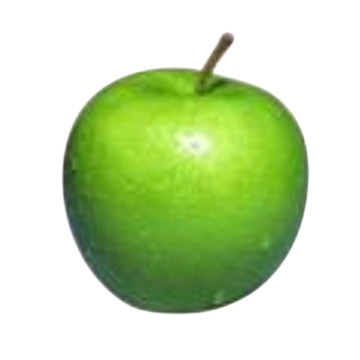
#> input picture contours_convex_hull_convexity/apple.jpg, 360 x 360 px
$ python image_moments.py
#> lines starting #> are read from the running program, lines starting #| are printed output that depends on the picture; after the words box and inside, x2 and y2 are one past the last pixel; in counts of white or black regions, pixels touching at a corner belong together
import cv2
import numpy  as  np

img = cv2.imread("apple.jpg")
#> img is the input picture: shape (360, 360, 3); mean B, G, R 177.5, 221.6, 200.8
gray = cv2.cvtColor(img , cv2.COLOR_BGR2GRAY)
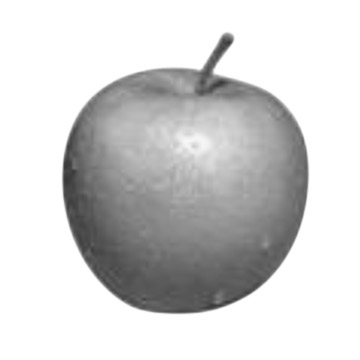
#> gray: shape (360, 360); min 54, max 255, mean 210.4
_, thresh = cv2.threshold(gray , 127,255,cv2.THRESH_BINARY)
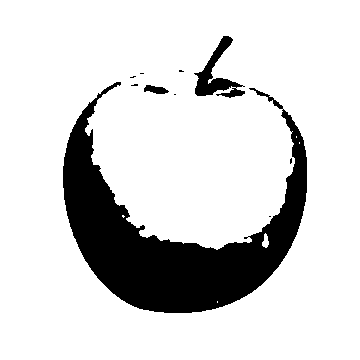
#> thresh: shape (360, 360); 84.1% white; 10 black regions (7 under 20 px), largest, box (x1, y1, x2, y2) and area: (63, 82, 307, 313) 19308, (194, 36, 245, 98) 1097, (144, 85, 169, 94) 144
#agirlik merkezi bulma
M = cv2.moments(thresh)
#> M = moments, m00 27796785, centre m10/m00, m01/m00 = (180.7, 170.4)
x= int(M["m10"]/M["m00"])
#> x = 180
y= int(M["m01"]/M["m00"])
#> y = 170
cv2.circle(img , (x,y) ,5,(255,255,0),-1)
#> img: shape (360, 360, 3); 0.06% of pixels changed, all inside (x1, y1, x2, y2) = (175, 165, 186, 176)
cv2.imshow("img" , img)


#RESMIN ALANI VE CEVRESİ DE BULUNABİLİR.


cv2.waitKey(0)
cv2.destroyAllWindows()

$ run again, with contours_convex_hull_convexity/star.jpg copied over contours_convex_hull_convexity/apple.jpg
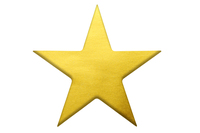
#> input picture contours_convex_hull_convexity/star.jpg, 200 x 133 px
#> img is the input picture: shape (133, 200, 3); mean B, G, R 216.6, 242.6, 248.8
#> `_, thresh = cv2.threshold(gray , 127,255,cv2.THRESH_BINARY)`:
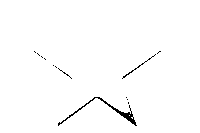
#> thresh: shape (133, 200); 98.8% white; black in thin lines or dots, all inside (x1, y1, x2, y2) = (34, 51, 161, 126)
#> M = moments, m00 6701655, centre m10/m00, m01/m00 = (99.39, 65.58)
#> x = 99
#> y = 65
#> `cv2.circle(img , (x,y) ,5,(255,255,0),-1)`:
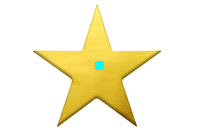
#> img: shape (133, 200, 3); 0.3% of pixels changed, all inside (x1, y1, x2, y2) = (94, 60, 105, 71)
